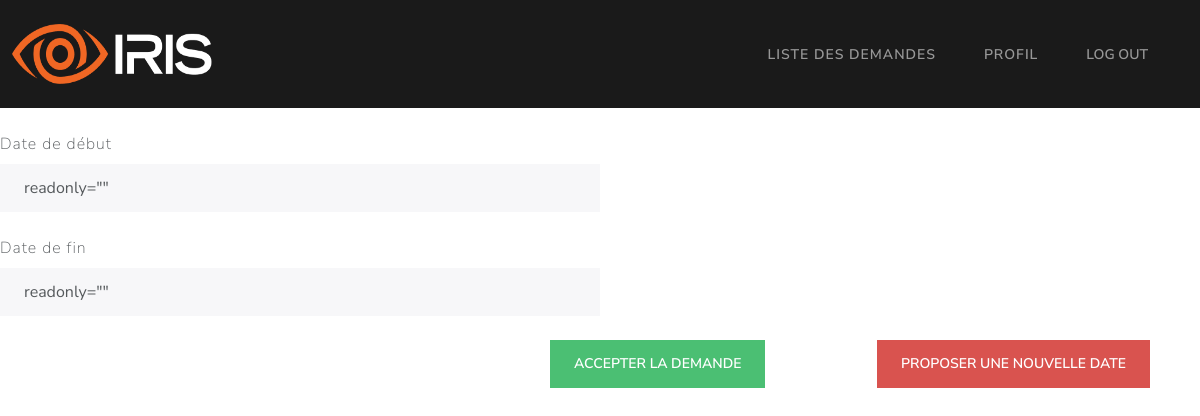
Before: /manager/demande/3 with the older database file.
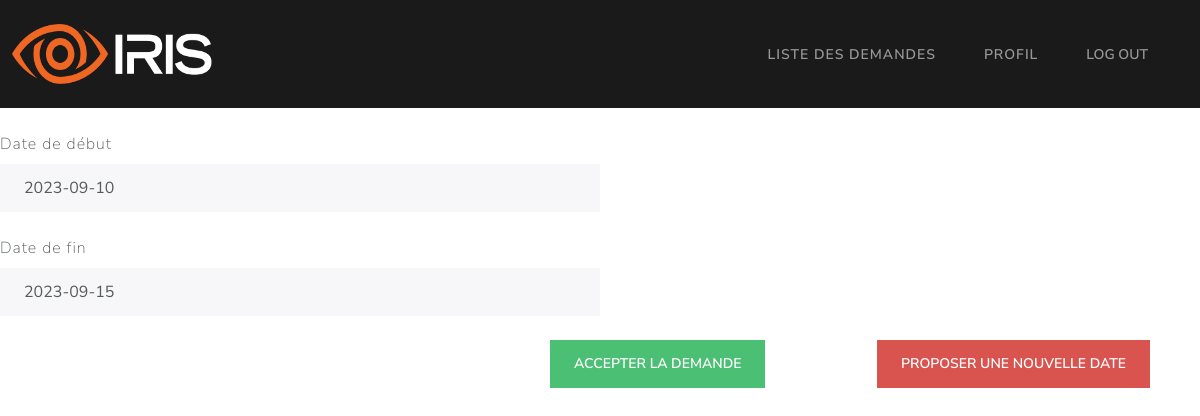
After: the same page with the newer database file.
### Models/models.py (models this page shows, shortened)
class demandeCongé(db.Model):
    id = db.Column(db.Integer, primary_key=True)
    date_debut = db.Column(db.String, unique=False, nullable=False)
    date_fin = db.Column(db.String, unique=False, nullable=False)
    statut = db.Column(db.String, unique=False, nullable=False)
    employee_matricule = db.Column(db.String, unique=False, nullable=False)
    motif_refus = db.Column(db.String, unique=False, nullable=True)

### app.py (the view)
@app.route("/manager/demande/<int:id>")
def manager_demande(id):
	return getPendingDemande_Manager(id)

### Controllers/managerController.py (called while the page is built)
def getPendingDemande_Manager(id):
    try:
        demande = demandeCongé.query.filter_by(id=id).first()
        return render_template("/manager/demande.html", demande=demande)
    except Exception as e:
        return render_template("/manager/demande.html", error=str(e))

### templates/manager/demande.html (shortened to what this page needs)
{% extends '/manager/base.html' %}
{% block content %}
<div class="form-group">
  <label class="form-label mt-4" for="readOnlyInput">Date de début</label>
  <input
    class="form-control"
    id="readOnlyInput"
    type="text"
    value={{
    demande.date_debut
    }}
    readonly=""
  />
</div>
<div class="form-group">
  <label class="form-label mt-4" for="readOnlyInput">Date de fin</label>
  <input
    class="form-control"
    id="readOnlyInput"
    type="text"
    value={{
    demande.date_fin
    }}
    readonly=""
  />
</div>
<br />
<div style="float:right; margin-right: 50px; width: 600px;">
  <div style="float: left;">
    <form action="/manager/demande/{{ demande.id }}/approuver" method="POST">
      <button type="submit" class="btn btn-success">Accepter la demande</button>
    </form>
  </div>
  <div style="float: right;">
    <form action="/manager/demande/{{ demande.id }}/proposition">
      <button type="submit" class="btn btn-danger" style="margin-left: 20px;">Proposer une nouvelle date</button>
    </form>
  </div>
</div>
{% endblock %}

Changed rows visible on the page:
added demandeCongé: date_debut "2023-09-10", date_fin "2023-09-15"
Other visible differences:
form field value: "readonly=\"\"" → (not shown)
